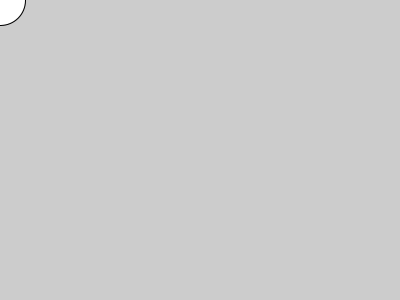
Frame 1 (no input)
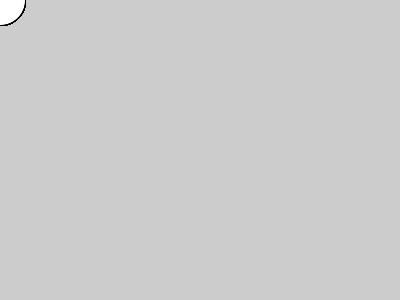
Frame 60 (the mouse pressed at the canvas centre just before this capture)
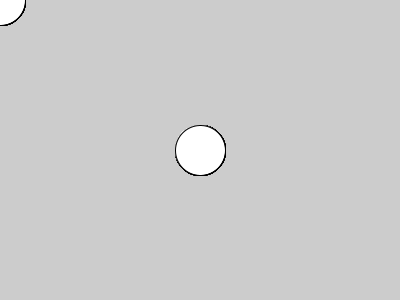
Frame 120 (the mouse held since frame 60 and released just before this capture)

The Processing sketch that drew these frames (run headless with seeded random() and noise(); from frame 60 on, the mouse is pressed at the canvas centre):

// Processing sketch: Intro_to_Variables
// ── Intro_to_Variables.pde
void setup()
{
  size(400,300);
  frameRate(60);
}
 
void draw()
{
  println(mouseX, mouseY, width, height,frameCount, frameRate);
  circle(mouseX,mouseY,50);
  
}
